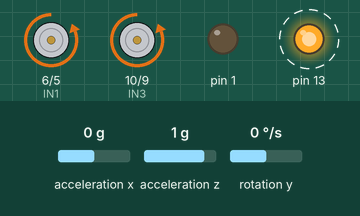
A sketch run on a simulated Arduino Uno, built with avr-gcc and run on an emulated ATmega328P. Shown: motor-driver pin pairs drawn as motors (green arrow = first pin HIGH = forward, orange = second pin HIGH = backward, longer = more drive), output pins drawn as LEDs (lit = HIGH). Dashed ring = blinking. The test bench sets the inputs (shaded band); at power-on: acceleration x 0 g, rotation y 0 °/s, acceleration z 1 g.

Above: at 1.2 s.
1.3 s: acceleration x set to 0.1 g
At 3.8 s:
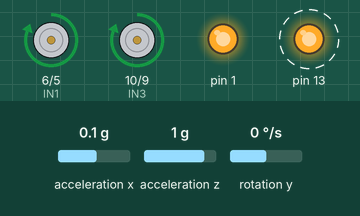
4.3 s: acceleration x set to -0.8 g
At 4.6 s:
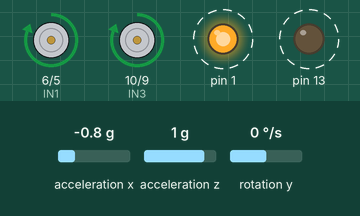
7.3 s: rotation y set to -7 °/s
10.3 s: rotation y set to -9 °/s
At 11.8 s:
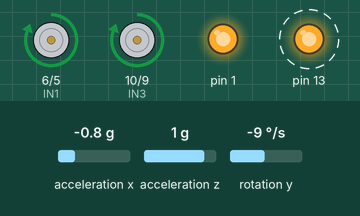
13.3 s: rotation y set to -18 °/s
16.3 s: rotation y set to -21 °/s
At 18.31 s:
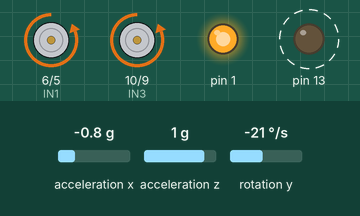
Timing chart, 0 to 20.3 s (numbered marks = the images above; inputs shaded):
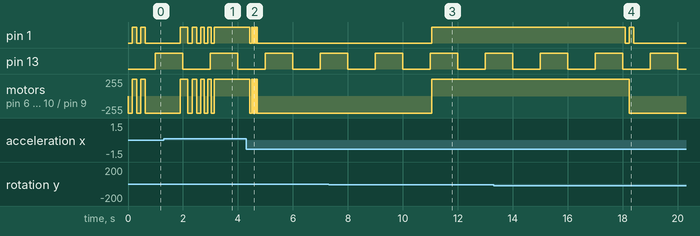

The sketch:

SEGWAY_FINAL.ino
```cpp
#include "Wire.h"
#include "I2Cdev.h"
#include "MPU6050.h"
#include "math.h"

#define IN1               6
#define IN2               5
#define IN3               10
#define IN4               9


#define Kp  3.47
#define Kd  8.95
#define Ki  94.85
#define tempoAmostr  5
#define anguloDesejado 2.2
MPU6050 mpu;

int16_t accX, accZ, gyroY;
volatile int PotenciaMotor, TaxaGiro;
volatile float anguloAcc, anguloGiro, anguloAtual, angulonAnterior=0, erro, erroAnterior=0, somErro=0;
volatile byte cont=0;

void defineMotor(int velMotorEsq, int velMotorDir) {
  if(velMotorEsq >= 0) {
    analogWrite(1,velMotorEsq);
    digitalWrite(IN3, HIGH);
    digitalWrite(IN4, LOW);
  }
  else {
    analogWrite(1,255 + velMotorEsq);
    digitalWrite(IN3, LOW);
    digitalWrite(IN4, HIGH);
  }
  if(velMotorDir >= 0) {
    analogWrite(1,velMotorDir);
    digitalWrite(IN1, HIGH);
    digitalWrite(IN2, LOW);
  }
  else {
    analogWrite(1,255 + velMotorDir);
    digitalWrite(IN1, LOW);
    digitalWrite(IN2, HIGH);
  }
}

void incia_PID() {
  cli();
  TCCR1A = 0;
  TCCR1B = 0;
  OCR1A = 9999;
  TCCR1B |= (1 << WGM12);
  TCCR1B |= (1 << CS11);
  TIMSK1 |= (1 << OCIE1A);
  sei();
}

void setup() {
  pinMode(1, OUTPUT);
  pinMode(1, OUTPUT);
  pinMode(IN1, OUTPUT);
  pinMode(IN2, OUTPUT);
  pinMode(IN3, OUTPUT);
  pinMode(IN4, OUTPUT);
  pinMode(13, OUTPUT);
  mpu.initialize();
  mpu.setYAccelOffset(107);
  mpu.setZAccelOffset(26230);
  mpu.setXGyroOffset(458);
  incia_PID();
}

void loop() {
  accX = mpu.getAccelerationX();
  accZ = mpu.getAccelerationZ();
  gyroY = mpu.getRotationY();
  PotenciaMotor = constrain(PotenciaMotor, -255, 255);
  defineMotor(PotenciaMotor, PotenciaMotor);
}

ISR(TIMER1_COMPA_vect)
{
  anguloAcc = atan2(accX, accZ)*RAD_TO_DEG;
  TaxaGiro = map(gyroY, -32768, 32767, -250, 250);
  anguloGiro = (float)TaxaGiro*tempoAmostr;
  anguloAtual = 0.9934*(angulonAnterior + anguloGiro) + 0.0066*(anguloAcc);
  erro = anguloAtual - anguloDesejado;
  somErro = somErro + erro;
  somErro = constrain(somErro, -300, 300);
  PotenciaMotor = Kp*(erro) + Ki*(somErro)*tempoAmostr - Kd*(anguloAtual-angulonAnterior)/tempoAmostr;
  angulonAnterior = anguloAtual;
  cont++;
  if(cont == 200)  {
    cont = 0;
    digitalWrite(13, !digitalRead(13));
  }
}
```

Measured:
- the behaviour switches between 0 and 0.1 g on acceleration x (found by bisection; images 0 and 1)
- the behaviour switches between -8 and -9 °/s on rotation y (found by bisection; images 2 and 3)
- the behaviour switches between -20 and -21 °/s on rotation y (found by bisection; images 3 and 4)
- after the input at 1.3 s, pin 1: LOW → HIGH after 0.61 s, then repeats every 0.34 s: LOW 0.18 s, HIGH 0.16 s, until it stays HIGH from 3.1 s; motor on pin 6 (IN1) / pin 5 (IN2): goes forward 255/255 0.26 s, backward 255/255 0.18 s, 3 × (forward 255/255 0.16 s, backward 255/255 0.14 s), then forward 255/255, starting after 0.61 s
- after the input at 4.3 s, pin 1: alternates HIGH for 0.03 s and LOW for 0.03 s, 9 changes in all, then stays LOW, starting after 0.13 s; motor on pin 6 (IN1) / pin 5 (IN2), motor on pin 10 (IN3) / pin 9 (IN4): alternates forward 255/255 for 0.03 s and backward 255/255 for 0.03 s, 9 changes in all, then stays backward 255/255, starting after 0.13 s
- after the input at 10.3 s, pin 1: LOW → HIGH after 0.75 s; motor on pin 6 (IN1) / pin 5 (IN2), motor on pin 10 (IN3) / pin 9 (IN4): backward 255/255 → forward 255/255 after 0.75 s
- after the input at 16.3 s, pin 1: HIGH → LOW after 1.8 s, → HIGH 0.14 s later, → LOW 0.16 s later; motor on pin 6 (IN1) / pin 5 (IN2), motor on pin 10 (IN3) / pin 9 (IN4): forward 255/255 → backward 255/255 after 1.9 s
- by itself, pin 1: alternates HIGH for 0.16 s and LOW for 0.16 s, 4 changes in all, then stays LOW
